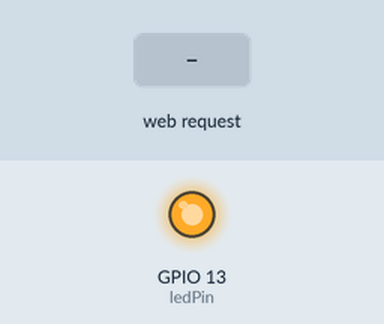
Recording of a sketch running on a simulated ESP8266 (NodeMCU). Shown: output pins drawn as LEDs (lit = HIGH). The test bench sets the inputs (shaded band). WiFi joins after 1.5 s; servers stay silent unless stated; what the sketch prints to the serial monitor is not drawn.

Above: at 2.7 s.
2.8 s: HTTP request GET /LED=ON received
4.3 s: HTTP request GET /LED=OFF received
At 4.7 s:
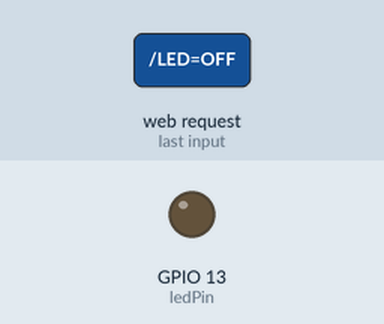
Timing chart, 0 to 7.3 s (numbered marks = the images above; inputs shaded):
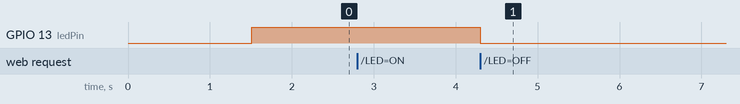

The sketch:

esp8266ssid_pass.ino
```cpp
#include <ESP8266WiFi.h>

const char* ssid="JioFi_100D24B";  //Service set identifier
const char* password = "6mxmksisbj";

int ledPin = 13;//Node mcu pin D7
WiFiServer server(80);

void setup() {
  Serial.begin(115200);
  delay(10);
  pinMode(ledPin,OUTPUT);
  digitalWrite(ledPin,LOW);


  Serial.println();
  Serial.print("Wifi connecting to ");
  Serial.println( ssid );

  WiFi.begin(ssid,password);

  while( WiFi.status() != WL_CONNECTED ){
      delay(500);
      Serial.print(".");
  }
  server.begin();
  digitalWrite( ledPin , HIGH);
  Serial.println();

  Serial.println("Wifi Connected Success!");
  Serial.print("NodeMCU IP Address : ");
  Serial.println(WiFi.localIP() );

}

void loop() {
  // put your main code here, to run repeatedly:
  //Check if client is connected or not
WiFiClient client = server.available ();
if (!client) {
  return;
  }
  //Wait for input by client .
  Serial.println("new client ");
  while(!client.available()){
    delay(1);
    }
// Read the first line of the request
 String request = client.readStringUntil('\r');
 Serial.println(request);
 client.flush();
 // Match the request
 int value = LOW ;
 if (request.indexOf("/LED=ON") != -1 ) {
  digitalWrite(ledPin,HIGH);
  value = HIGH;
 }
 if (request.indexOf("/LED=OFF") != -1 ) {
  digitalWrite(ledPin , LOW ) ;
  value = LOW ;
  }

  //Set ledPin according to the request .
  //digitalWrite(ledPin ,value);

  // Returning the response
  client.println("HTTP/1.1 200 OK");
  client.println("Content-Type: text/html");
  client.println("");
  client.println("<!DOCTYPE HTML>");
  client.println("<html>");

  client.print("Led pin is now : ");

  if (value == HIGH ) {
    client.print("ON");
    }
    else {
      client.print ("OFF");
      }
      client.println("<br><br>");
      client.println("<a href=\"/LED=ON\"\"><button>Turn On </button></a>");
      client.println("<a href=\"/LED=OFF\"\"><button>Turn Off </button></a>");
      client.println("</html>");

      delay(1);
      Serial.println("Client disconnected");
      Serial.println("");
}
```

Measured:
- after the input at 2.8 s, every drawn part: stays the same
- after the input at 4.3 s, GPIO 13 (ledPin): HIGH → LOW at once
